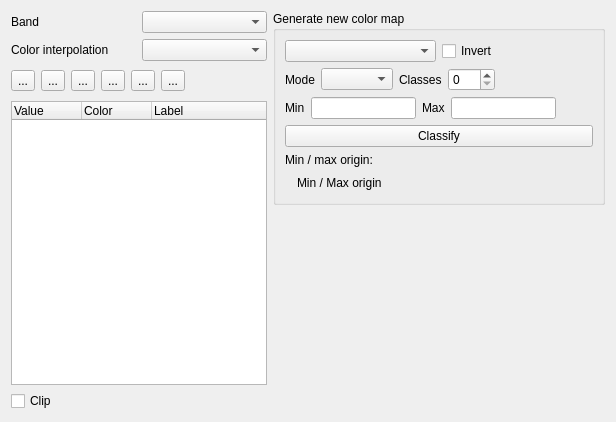
<?xml version="1.0" encoding="UTF-8"?>
<ui version="4.0">
 <class>QgsSingleBandPseudoColorRendererWidgetBase</class>
 <widget class="QWidget" name="QgsSingleBandPseudoColorRendererWidgetBase">
  <property name="geometry">
   <rect>
    <x>0</x>
    <y>0</y>
    <width>616</width>
    <height>422</height>
   </rect>
  </property>
  <property name="windowTitle">
   <string>Form</string>
  </property>
  <layout class="QHBoxLayout" name="horizontalLayout_5">
   <item>
    <layout class="QVBoxLayout" name="verticalLayout">
     <item>
      <layout class="QGridLayout" name="gridLayout">
       <item row="0" column="0">
        <widget class="QLabel" name="mBandLabel">
         <property name="text">
          <string>Band</string>
         </property>
        </widget>
       </item>
       <item row="0" column="1">
        <widget class="QComboBox" name="mBandComboBox"/>
       </item>
       <item row="1" column="1">
        <widget class="QComboBox" name="mColorInterpolationComboBox"/>
       </item>
       <item row="1" column="0">
        <widget class="QLabel" name="mColorInterpolationLabel">
         <property name="text">
          <string>Color interpolation</string>
         </property>
        </widget>
       </item>
      </layout>
     </item>
     <item>
      <layout class="QHBoxLayout" name="horizontalLayout_3">
       <item>
        <widget class="QToolButton" name="mAddEntryButton">
         <property name="toolTip">
          <string>Add values manually</string>
         </property>
         <property name="text">
          <string>...</string>
         </property>
         <property name="icon">
          <iconset resource="../../images/images.qrc">
           <normaloff>:/images/themes/default/mActionSignPlus.png</normaloff>:/images/themes/default/mActionSignPlus.png</iconset>
         </property>
        </widget>
       </item>
       <item>
        <widget class="QToolButton" name="mDeleteEntryButton">
         <property name="toolTip">
          <string>Remove selected row</string>
         </property>
         <property name="text">
          <string>...</string>
         </property>
         <property name="icon">
          <iconset resource="../../images/images.qrc">
           <normaloff>:/images/themes/default/symbologyRemove.png</normaloff>:/images/themes/default/symbologyRemove.png</iconset>
         </property>
        </widget>
       </item>
       <item>
        <widget class="QToolButton" name="mSortButton">
         <property name="toolTip">
          <string>Sort colormap items</string>
         </property>
         <property name="text">
          <string>...</string>
         </property>
         <property name="icon">
          <iconset resource="../../images/images.qrc">
           <normaloff>:/images/themes/default/mActionArrowDown.png</normaloff>:/images/themes/default/mActionArrowDown.png</iconset>
         </property>
        </widget>
       </item>
       <item>
        <widget class="QToolButton" name="mLoadFromBandButton">
         <property name="toolTip">
          <string>Load color map from band</string>
         </property>
         <property name="text">
          <string>...</string>
         </property>
         <property name="icon">
          <iconset resource="../../images/images.qrc">
           <normaloff>:/images/themes/default/mActionDraw.svg</normaloff>:/images/themes/default/mActionDraw.svg</iconset>
         </property>
        </widget>
       </item>
       <item>
        <widget class="QToolButton" name="mLoadFromFileButton">
         <property name="toolTip">
          <string>Load color map from file</string>
         </property>
         <property name="text">
          <string>...</string>
         </property>
         <property name="icon">
          <iconset resource="../../images/images.qrc">
           <normaloff>:/images/themes/default/mActionFileOpen.svg</normaloff>:/images/themes/default/mActionFileOpen.svg</iconset>
         </property>
        </widget>
       </item>
       <item>
        <widget class="QToolButton" name="mExportToFileButton">
         <property name="toolTip">
          <string>Export color map to file</string>
         </property>
         <property name="text">
          <string>...</string>
         </property>
         <property name="icon">
          <iconset resource="../../images/images.qrc">
           <normaloff>:/images/themes/default/mActionFileSaveAs.svg</normaloff>:/images/themes/default/mActionFileSaveAs.svg</iconset>
         </property>
        </widget>
       </item>
       <item>
        <spacer name="horizontalSpacer">
         <property name="orientation">
          <enum>Qt::Horizontal</enum>
         </property>
         <property name="sizeHint" stdset="0">
          <size>
           <width>48</width>
           <height>28</height>
          </size>
         </property>
        </spacer>
       </item>
      </layout>
     </item>
     <item>
      <widget class="QTreeWidget" name="mColormapTreeWidget">
       <property name="sizePolicy">
        <sizepolicy hsizetype="MinimumExpanding" vsizetype="Expanding">
         <horstretch>0</horstretch>
         <verstretch>0</verstretch>
        </sizepolicy>
       </property>
       <attribute name="headerDefaultSectionSize">
        <number>70</number>
       </attribute>
       <attribute name="headerMinimumSectionSize">
        <number>10</number>
       </attribute>
       <attribute name="headerStretchLastSection">
        <bool>true</bool>
       </attribute>
       <column>
        <property name="text">
         <string>Value</string>
        </property>
       </column>
       <column>
        <property name="text">
         <string>Color</string>
        </property>
       </column>
       <column>
        <property name="text">
         <string>Label</string>
        </property>
       </column>
      </widget>
     </item>
     <item>
      <widget class="QCheckBox" name="mClipCheckBox">
       <property name="text">
        <string>Clip</string>
       </property>
      </widget>
     </item>
    </layout>
   </item>
   <item>
    <layout class="QVBoxLayout" name="verticalLayout_3">
     <item>
      <widget class="QGroupBox" name="grpGenerateColorMap">
       <property name="title">
        <string>Generate new color map</string>
       </property>
       <layout class="QVBoxLayout" name="verticalLayout_4">
        <item>
         <layout class="QHBoxLayout" name="horizontalLayout_2">
          <item>
           <widget class="QgsColorRampComboBox" name="mColorRampComboBox"/>
          </item>
          <item>
           <widget class="QCheckBox" name="mInvertCheckBox">
            <property name="text">
             <string>Invert</string>
            </property>
           </widget>
          </item>
         </layout>
        </item>
        <item>
         <layout class="QHBoxLayout" name="horizontalLayout">
          <item>
           <widget class="QLabel" name="mClassificationModeLabel">
            <property name="text">
             <string>Mode</string>
            </property>
           </widget>
          </item>
          <item>
           <widget class="QComboBox" name="mClassificationModeComboBox"/>
          </item>
          <item>
           <widget class="QLabel" name="mNumberOfEntriesLabel">
            <property name="text">
             <string>Classes</string>
            </property>
           </widget>
          </item>
          <item>
           <widget class="QSpinBox" name="mNumberOfEntriesSpinBox">
            <property name="sizePolicy">
             <sizepolicy hsizetype="Fixed" vsizetype="Fixed">
              <horstretch>0</horstretch>
              <verstretch>0</verstretch>
             </sizepolicy>
            </property>
            <property name="maximum">
             <number>255</number>
            </property>
            <property name="value">
             <number>0</number>
            </property>
           </widget>
          </item>
          <item>
           <spacer name="horizontalSpacer_6">
            <property name="orientation">
             <enum>Qt::Horizontal</enum>
            </property>
            <property name="sizeHint" stdset="0">
             <size>
              <width>40</width>
              <height>20</height>
             </size>
            </property>
           </spacer>
          </item>
         </layout>
        </item>
        <item>
         <layout class="QHBoxLayout" name="horizontalLayout_4">
          <item>
           <widget class="QLabel" name="mMinLabel">
            <property name="text">
             <string>Min</string>
            </property>
           </widget>
          </item>
          <item>
           <widget class="QLineEdit" name="mMinLineEdit"/>
          </item>
          <item>
           <widget class="QLabel" name="mMaxLabel">
            <property name="text">
             <string>Max</string>
            </property>
           </widget>
          </item>
          <item>
           <widget class="QLineEdit" name="mMaxLineEdit"/>
          </item>
          <item>
           <spacer name="horizontalSpacer_3">
            <property name="orientation">
             <enum>Qt::Horizontal</enum>
            </property>
            <property name="sizeHint" stdset="0">
             <size>
              <width>40</width>
              <height>20</height>
             </size>
            </property>
           </spacer>
          </item>
         </layout>
        </item>
        <item>
         <widget class="QPushButton" name="mClassifyButton">
          <property name="text">
           <string>Classify</string>
          </property>
         </widget>
        </item>
        <item>
         <layout class="QGridLayout" name="gridLayout_3">
          <property name="verticalSpacing">
           <number>6</number>
          </property>
          <item row="1" column="1">
           <widget class="QLabel" name="mMinMaxOriginLabel">
            <property name="sizePolicy">
             <sizepolicy hsizetype="Expanding" vsizetype="Preferred">
              <horstretch>0</horstretch>
              <verstretch>0</verstretch>
             </sizepolicy>
            </property>
            <property name="text">
             <string>Min / Max origin</string>
            </property>
           </widget>
          </item>
          <item row="1" column="0">
           <spacer name="horizontalSpacer_4">
            <property name="orientation">
             <enum>Qt::Horizontal</enum>
            </property>
            <property name="sizeType">
             <enum>QSizePolicy::Fixed</enum>
            </property>
            <property name="sizeHint" stdset="0">
             <size>
              <width>6</width>
              <height>20</height>
             </size>
            </property>
           </spacer>
          </item>
          <item row="0" column="0" colspan="2">
           <widget class="QLabel" name="label_2">
            <property name="text">
             <string>Min / max origin:</string>
            </property>
           </widget>
          </item>
         </layout>
        </item>
       </layout>
      </widget>
     </item>
     <item>
      <widget class="QWidget" name="mMinMaxContainerWidget" native="true"/>
     </item>
     <item>
      <spacer name="verticalSpacer">
       <property name="orientation">
        <enum>Qt::Vertical</enum>
       </property>
       <property name="sizeHint" stdset="0">
        <size>
         <width>20</width>
         <height>40</height>
        </size>
       </property>
      </spacer>
     </item>
    </layout>
   </item>
  </layout>
 </widget>
 <customwidgets>
  <customwidget>
   <class>QgsColorRampComboBox</class>
   <extends>QComboBox</extends>
   <header>qgscolorrampcombobox.h</header>
  </customwidget>
 </customwidgets>
 <resources>
  <include location="../../images/images.qrc"/>
 </resources>
 <connections/>
</ui>
